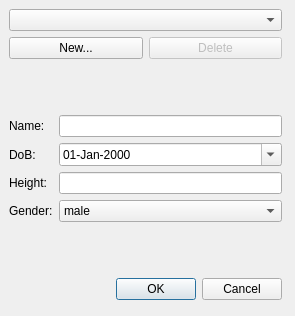
<?xml version="1.0" encoding="UTF-8"?>
<ui version="4.0">
 <class>AthleteSelector</class>
 <widget class="QDialog" name="AthleteSelector">
  <property name="geometry">
   <rect>
    <x>0</x>
    <y>0</y>
    <width>295</width>
    <height>316</height>
   </rect>
  </property>
  <property name="windowTitle">
   <string>Select Athlete</string>
  </property>
  <property name="windowIcon">
   <iconset resource="../resources/icons.qrc">
    <normaloff>:/main/icons/athlete.png</normaloff>:/main/icons/athlete.png</iconset>
  </property>
  <widget class="QWidget" name="layoutWidget">
   <property name="geometry">
    <rect>
     <x>9</x>
     <y>9</y>
     <width>273</width>
     <height>291</height>
    </rect>
   </property>
   <layout class="QVBoxLayout" name="verticalLayout_2">
    <item>
     <layout class="QVBoxLayout" name="verticalLayout">
      <item>
       <widget class="QComboBox" name="athleteComboBox">
        <property name="enabled">
         <bool>true</bool>
        </property>
       </widget>
      </item>
      <item>
       <layout class="QHBoxLayout" name="horizontalLayout">
        <item>
         <widget class="QPushButton" name="newButton">
          <property name="enabled">
           <bool>true</bool>
          </property>
          <property name="text">
           <string>New...</string>
          </property>
         </widget>
        </item>
        <item>
         <widget class="QPushButton" name="deleteButton">
          <property name="enabled">
           <bool>false</bool>
          </property>
          <property name="text">
           <string>Delete</string>
          </property>
         </widget>
        </item>
       </layout>
      </item>
     </layout>
    </item>
    <item>
     <spacer name="verticalSpacer">
      <property name="orientation">
       <enum>Qt::Vertical</enum>
      </property>
      <property name="sizeHint" stdset="0">
       <size>
        <width>20</width>
        <height>20</height>
       </size>
      </property>
     </spacer>
    </item>
    <item>
     <layout class="QFormLayout" name="formLayout">
      <item row="0" column="0">
       <widget class="QLabel" name="label">
        <property name="text">
         <string>Name:</string>
        </property>
       </widget>
      </item>
      <item row="0" column="1">
       <widget class="QLineEdit" name="editName"/>
      </item>
      <item row="1" column="0">
       <widget class="QLabel" name="label_2">
        <property name="text">
         <string>DoB:</string>
        </property>
       </widget>
      </item>
      <item row="1" column="1">
       <widget class="QDateEdit" name="editDoB">
        <property name="displayFormat">
         <string>dd-MMM-yyyy</string>
        </property>
        <property name="calendarPopup">
         <bool>true</bool>
        </property>
       </widget>
      </item>
      <item row="2" column="0">
       <widget class="QLabel" name="label_3">
        <property name="text">
         <string>Height:</string>
        </property>
       </widget>
      </item>
      <item row="4" column="0">
       <widget class="QLabel" name="label_4">
        <property name="text">
         <string>Gender:</string>
        </property>
       </widget>
      </item>
      <item row="4" column="1">
       <widget class="QComboBox" name="boxGender">
        <item>
         <property name="text">
          <string>male</string>
         </property>
        </item>
        <item>
         <property name="text">
          <string>female</string>
         </property>
        </item>
       </widget>
      </item>
      <item row="2" column="1">
       <widget class="HeightLineEdit" name="boxHeight"/>
      </item>
     </layout>
    </item>
    <item>
     <spacer name="verticalSpacer_2">
      <property name="orientation">
       <enum>Qt::Vertical</enum>
      </property>
      <property name="sizeHint" stdset="0">
       <size>
        <width>20</width>
        <height>20</height>
       </size>
      </property>
     </spacer>
    </item>
    <item>
     <widget class="QDialogButtonBox" name="buttonBox">
      <property name="enabled">
       <bool>true</bool>
      </property>
      <property name="orientation">
       <enum>Qt::Horizontal</enum>
      </property>
      <property name="standardButtons">
       <set>QDialogButtonBox::Cancel|QDialogButtonBox::Ok</set>
      </property>
     </widget>
    </item>
   </layout>
  </widget>
 </widget>
 <customwidgets>
  <customwidget>
   <class>HeightLineEdit</class>
   <extends>QLineEdit</extends>
   <header>src/gui/heightlineedit.h</header>
  </customwidget>
 </customwidgets>
 <tabstops>
  <tabstop>athleteComboBox</tabstop>
  <tabstop>newButton</tabstop>
  <tabstop>deleteButton</tabstop>
  <tabstop>editName</tabstop>
  <tabstop>editDoB</tabstop>
  <tabstop>boxHeight</tabstop>
  <tabstop>boxGender</tabstop>
  <tabstop>buttonBox</tabstop>
 </tabstops>
 <resources>
  <include location="../resources/icons.qrc"/>
 </resources>
 <connections>
  <connection>
   <sender>buttonBox</sender>
   <signal>rejected()</signal>
   <receiver>AthleteSelector</receiver>
   <slot>reject()</slot>
   <hints>
    <hint type="sourcelabel">
     <x>280</x>
     <y>298</y>
    </hint>
    <hint type="destinationlabel">
     <x>286</x>
     <y>274</y>
    </hint>
   </hints>
  </connection>
 </connections>
</ui>
